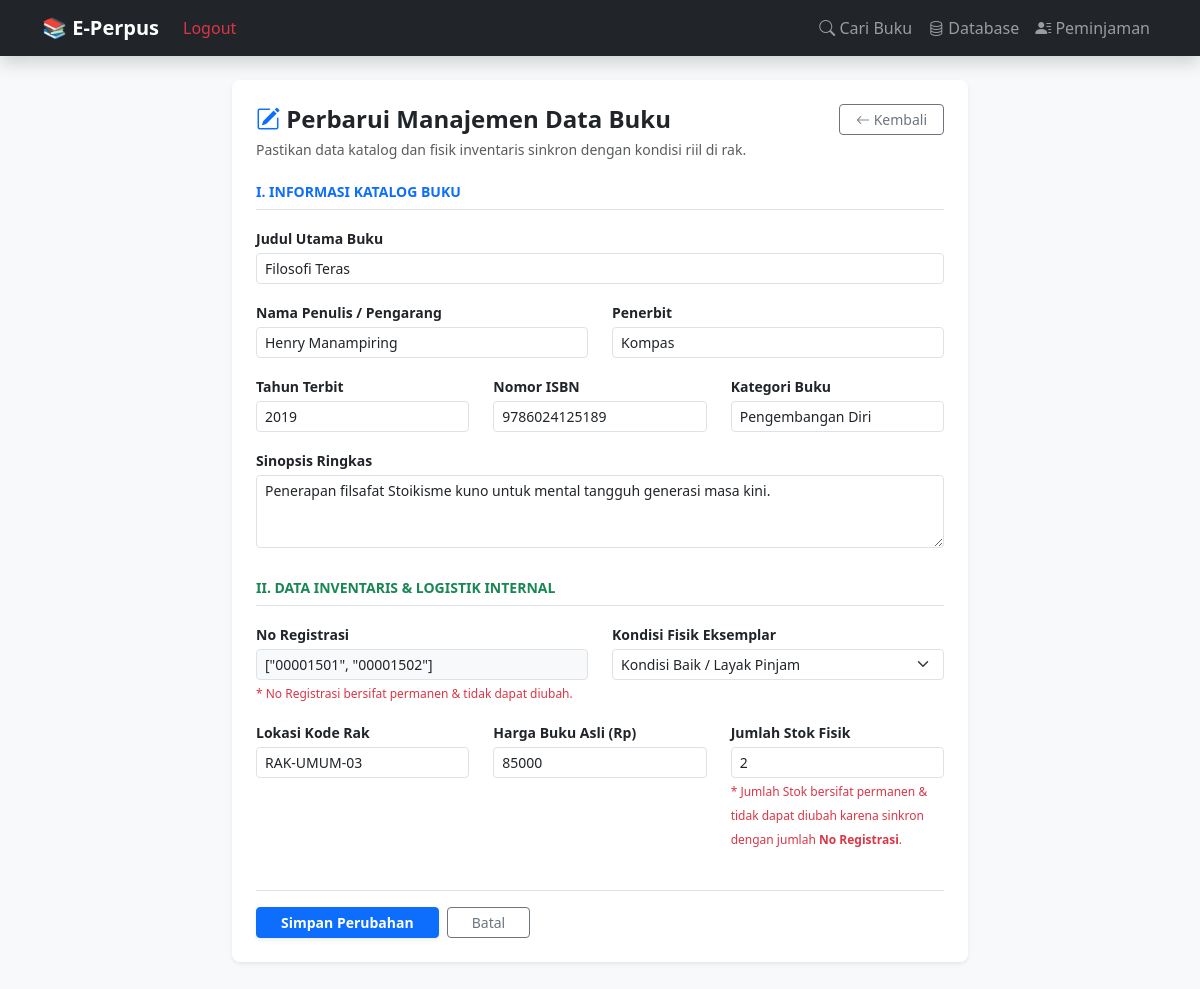
Page /edit/15 (signed in) on the committed database.
### tables this page shows
CREATE TABLE buku (
            id INTEGER PRIMARY KEY AUTOINCREMENT,
            -- Data Katalog (Publik)
            judul TEXT NOT NULL,
            sub_judul TEXT,
            penulis TEXT,
            penerbit TEXT,
            tahun_terbit TEXT,
            isbn TEXT,
            kategori TEXT,
            sinopsis TEXT,
            cover_img TEXT,
            -- Data Inventaris (Internal Pustakawan)
            id_buku_fisik TEXT UNIQUE, -- No Registrasi
            lokasi_rak TEXT,
            sumber_perolehan TEXT,     -- Pembelian / Hadiah / Sumbangan
            tanggal_masuk TEXT,
            kondisi_buku TEXT DEFAULT 'Baik', -- Baik / Rusak / Hilang
            harga_buku INTEGER DEFAULT 0,     -- Untuk Pelaporan Aset & Denda Opsi A
            stok INTEGER DEFAULT 1
        );

### app.py (the view, shortened to what this page needs)
@app.route('/edit/<int:id>', methods=['GET', 'POST'])
def edit_buku(id):
    if not session.get('logged_in'):
        flash('Silakan login terlebih dahulu!', 'danger')
        return redirect(url_for('login'))
    conn = get_db_connection()
    buku = conn.execute('SELECT * FROM buku WHERE id = ?', (id,)).fetchone()
    if buku is None:
        conn.close()
        flash('Data buku tidak ditemukan!', 'danger')
        return redirect(url_for('koleksi_lengkap'))
    if request.method == 'GET':
        back_url = request.referrer or url_for('koleksi_lengkap')
        conn.close()
        return render_template('edit.html', buku=buku, back_url=back_url)

### app.py (called while the page is built)
def get_db_connection():
    base_dir = os.path.dirname(os.path.abspath(__file__))
    db_path = os.path.join(base_dir, 'perpustakaan.db')
    conn = sqlite3.connect(db_path)
    conn.row_factory = sqlite3.Row
    return conn

### templates/edit.html (shortened to what this page needs)
{% extends 'layout.html' %}
{% block content %}
<div class="row justify-content-center mt-4">
    <div class="col-md-8">
        <div class="card shadow-sm border-0 rounded-3 p-4 mb-5">
            <div class="d-flex justify-content-between align-items-center mb-1">
                <h4 class="fw-bold text-dark mb-0"><i class="bi bi-pencil-square text-primary"></i> Perbarui Manajemen Data Buku</h4>
                <a href="{{ back_url if back_url else '/koleksi' }}" class="btn btn-sm btn-outline-secondary px-3">
                    <i class="bi bi-arrow-left"></i> Kembali
                </a>
            </div>
            <p class="text-muted small mb-4">Pastikan data katalog dan fisik inventaris sinkron dengan kondisi riil di rak.</p>
            <form action="/edit/{{ buku.id }}" method="POST">
                <h6 class="fw-bold text-primary text-uppercase small mb-3 border-bottom pb-2">I. Informasi Katalog Buku</h6>
                <div class="row">
                    <div class="col-md-12 mb-3">
                        <label class="fw-bold small mb-1">Judul Utama Buku</label>
                        <input type="text" name="judul" class="form-control form-control-sm" value="{{ buku.judul }}" required>
                    </div>
                    <div class="col-md-6 mb-3">
                        <label class="fw-bold small mb-1">Nama Penulis / Pengarang</label>
                        <input type="text" name="penulis" class="form-control form-control-sm" value="{{ buku.penulis if buku.penulis else '' }}">
                    </div>
                    <div class="col-md-6 mb-3">
                        <label class="fw-bold small mb-1">Penerbit</label>
                        <input type="text" name="penerbit" class="form-control form-control-sm" value="{{ buku.penerbit if buku.penerbit else '' }}">
                    </div>
                    <div class="col-md-4 mb-3">
                        <label class="fw-bold small mb-1">Tahun Terbit</label>
                        <input type="text" name="tahun_terbit" class="form-control form-control-sm" value="{{ buku.tahun_terbit if buku.tahun_terbit else '' }}">
                    </div>
                    <div class="col-md-4 mb-3">
                        <label class="fw-bold small mb-1">Nomor ISBN</label>
                        <input type="text" name="isbn" class="form-control form-control-sm" value="{{ buku.isbn if buku.isbn else '' }}">
                    </div>
                    <div class="col-md-4 mb-3">
                        <label class="fw-bold small mb-1">Kategori Buku</label>
                        <input type="text" name="kategori" class="form-control form-control-sm" value="{{ buku.kategori if buku.kategori else '' }}">
                    </div>
                    <div class="col-12 mb-3">
                        <label class="fw-bold small mb-1">Sinopsis Ringkas</label>
                        <textarea name="sinopsis" class="form-control form-control-sm" rows="3">{{ buku.sinopsis if buku.sinopsis else '' }}</textarea>
                    </div>
                </div>
                <h6 class="fw-bold text-success text-uppercase small mb-3 mt-3 border-bottom pb-2">II. Data Inventaris & Logistik Internal</h6>
                <div class="row">
                    <div class="col-md-6 mb-3">
                        <label class="fw-bold small mb-1">No Registrasi</label>
                        <input type="text" name="id_buku_fisik" class="form-control form-control-sm bg-light" value="{{ buku.id_buku_fisik }}" readonly>
                        <small class="text-danger" style="font-size: 0.75rem;">* No Registrasi bersifat permanen & tidak dapat diubah.</small>
                    </div>
                    <div class="col-md-6 mb-3">
                        <label class="fw-bold small mb-1">Kondisi Fisik Eksemplar</label>
                        <select name="kondisi_buku" class="form-select form-select-sm">
                            <option value="Baik" {{ 'selected' if buku.kondisi_buku == 'Baik' else '' }}>Kondisi Baik / Layak Pinjam</option>
                        </select>
                    </div>
                    <div class="col-md-4 mb-3">
                        <label class="fw-bold small mb-1">Lokasi Kode Rak</label>
                        <input type="text" name="lokasi_rak" class="form-control form-control-sm" value="{{ buku.lokasi_rak if buku.lokasi_rak else '' }}" placeholder="Contoh: Rak A-1">
                    </div>
                    <div class="col-md-4 mb-3">
                        <label class="fw-bold small mb-1">Harga Buku Asli (Rp)</label>
                        <input type="number" name="harga_buku" class="form-control form-control-sm" value="{{ buku.harga_buku if buku.harga_buku else 0 }}" placeholder="Untuk denda Opsi A">
                    </div>
                    <div class="col-md-4 mb-3">
                        <label class="fw-bold small mb-1">Jumlah Stok Fisik</label>
                        <input type="number" name="stok" class="form-control form-control-sm" value="{{ buku.stok }}" readonly>
                        <small class="text-danger" style="font-size: 0.75rem;">* Jumlah Stok bersifat permanen & tidak dapat diubah karena sinkron dengan jumlah <strong>No Registrasi</strong>.</small>
                    </div>
                </div>
                <div class="d-flex gap-2 mt-4 pt-3 border-top">
                    <button type="submit" class="btn btn-primary btn-sm px-4 fw-bold shadow-sm">Simpan Perubahan</button>
                    <a href="{{ back_url if back_url else '/koleksi' }}" class="btn btn-outline-secondary btn-sm px-4">Batal</a>
                </div>
            </form>
        </div>
    </div>
</div>
{% endblock %}

### rows in the picture
buku: judul "Filosofi Teras", penulis "Henry Manampiring", penerbit "Kompas", tahun_terbit "2019", isbn "9786024125189", kategori "Pengembangan Diri", sinopsis "Penerapan filsafat Stoikisme kuno untuk mental tangguh generasi masa kini.", id_buku_fisik "[\"00001501\", \"00001502\"]", lokasi_rak "RAK-UMUM-03", harga_buku "85000", stok "2"
